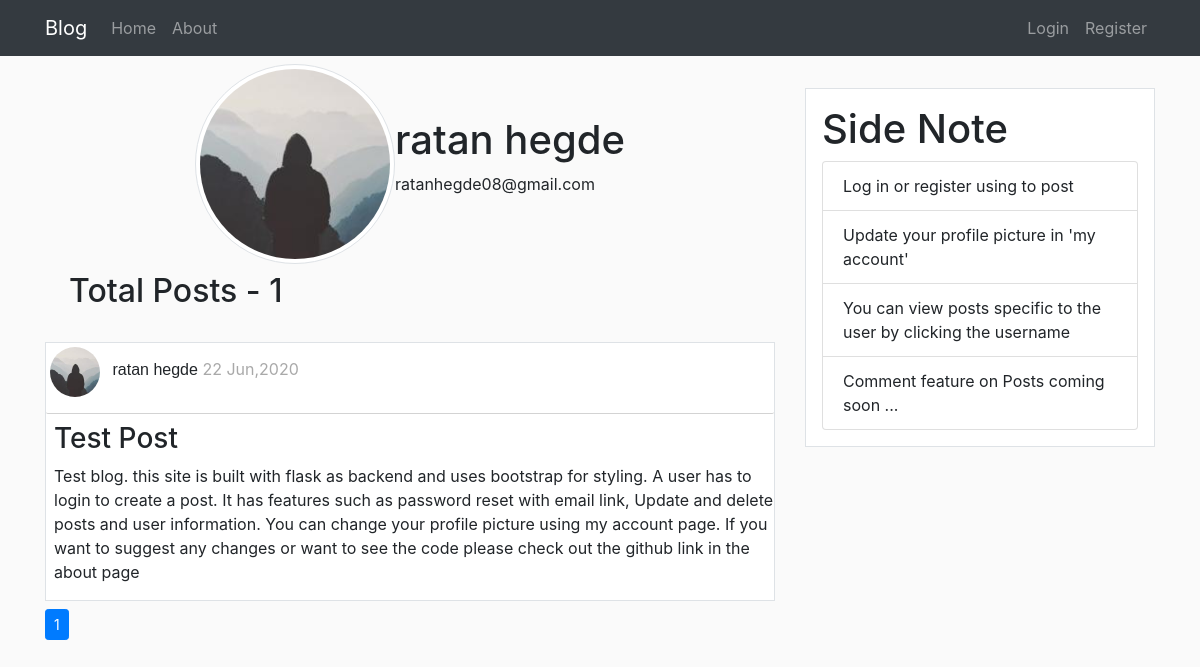
Page /user/ratan hegde on the committed database.
### flaskBlog/models.py (models this page shows, shortened)
class User(db.Model, UserMixin):
    id = db.Column(db.Integer , primary_key = True)
    username = db.Column(db.String(20), unique=True , nullable=False)
    email = db.Column(db.String(120), unique=True , nullable=False)
    image_file = db.Column(db.String(20), nullable=False, default='default.jpg')
    password = db.Column(db.String(60), nullable=False)
    posts = db.relationship('Post', backref='author', lazy=True)

class Post(db.Model):
    id = db.Column(db.Integer , primary_key = True)
    title = db.Column(db.String(100), nullable=False)
    date_posted = db.Column(db.DateTime, nullable=False, default=datetime.utcnow)
    content = db.Column(db.Text, nullable=False)
    user_id = db.Column(db.Integer, db.ForeignKey('user.id'), nullable=False)

### flaskBlog/users/routes.py (the view)
@users.route("/user/<string:username>")
def user_posts(username):
    page_no = request.args.get('page',1,type=int)
    user = User.query.filter_by(username=username).first_or_404()
    posts= Post.query.filter_by(author=user).order_by(Post.date_posted.desc()).paginate(page=page_no,per_page=5)
    image_file = url_for('static',filename='profile_pics/'+ user.image_file)
    return render_template('user_posts.html', posts=posts,user=user,image_file=image_file)

### flaskBlog/templates/user_posts.html
{% extends 'layout.html' %}
{% block content %}
    <div class="account-info mt-2">
        <div>
            <img src="{{ image_file }}" alt="" class="img-thumbnail rounded-circle">
        </div>
        <div class="d-flex flex-column justify-content-center">
            <h1>{{ user.username }}</h1>
            <p>{{ user.email }}</p>
        </div>
    </div>
    <h2 class="mt-2 pl-4"> Total Posts - {{ posts.total }} </h2>
    {% for post in posts.items %}
        <div class="article border">
            <div class="post-metadata">
                <img class="rounded-circle mt-1 ml-1" src="{{ url_for('static',filename='profile_pics/'+post.author.image_file) }}" alt="" id="post_img">
                <span class="Postauthor ml-2"><a href="#">{{ post.author.username }}</a></span>
                <span class="Postdate mr-1"> {{ post.date_posted.strftime('%d %b,%Y') }}</span>
            </div>
            <h3 class="mt-2 ml-2 mr-2"><a href="{{ url_for('posts.post',post_id=post.id) }}">{{ post.title }}</a></h3>
            <p class="ml-2">{{ post.content }}</p>
        </div>
    {% endfor %}
    <nav aria-label="Page navigation example" class="mt-2">
        <ul class="pagination pagination-sm">
          {% for page_num in posts.iter_pages(left_edge=1,right_edge=1,left_current=1,right_current=1) %}
            {% if page_num %}
                {% if page_num == posts.page %}
                    <li class="page-item active"><a class="page-link" href="{{ url_for('users.user_posts',username=user.username,page=page_num )}}">{{ page_num }} <span class="sr-only">(current)</span> </a></li>
                {% else %}
                    <li class="page-item"><a class="page-link" href="{{ url_for('users.user_posts',username=user.username,page=page_num )}}">{{ page_num }}</a></li>
                {% endif %}
            {% else %}
            <li class="page-item">...</li>
            {% endif %}
          {% endfor %}
        </ul>
      </nav>
{% endblock %}

### flaskBlog/static/main.css (style rules this page uses)
body { background: #fafafa; }
a { color: inherit; }
.article { margin-top: 2rem; background-color: #ffffff; }
.Postauthor { font-family: sans-serif; font-weight: 300; }
.Postdate { color: darkgray; }
.account-info { display: flex; justify-content: center; }
.img-thumbnail.rounded-circle { height: 200px; width: 200px; }
.post-metadata { padding-bottom: 1rem; border-bottom: 1px solid lightgray; border-radius: 2px; border-width: 80%; }
#post_img { height: 50px; width: 50px; }

### rows in the picture
User: username "ratan hegde", email "ratanhegde08@gmail.com"
Post: image_file (picture), author.username "ratan hegde", date_posted "22 Jun,2020", title "Test Post", content "Test blog. this site is built with flask as backend and uses bootstrap for styling. A user has to login to create a post. It has features such as password reset with email link, Update and delete posts and user information. You can change your profile picture using my account page. If you want to suggest any changes or want to see the code please check out the github link in the about page"

### other values in the picture
{{ posts.total }} "1"
{{ page_num }} "1"
